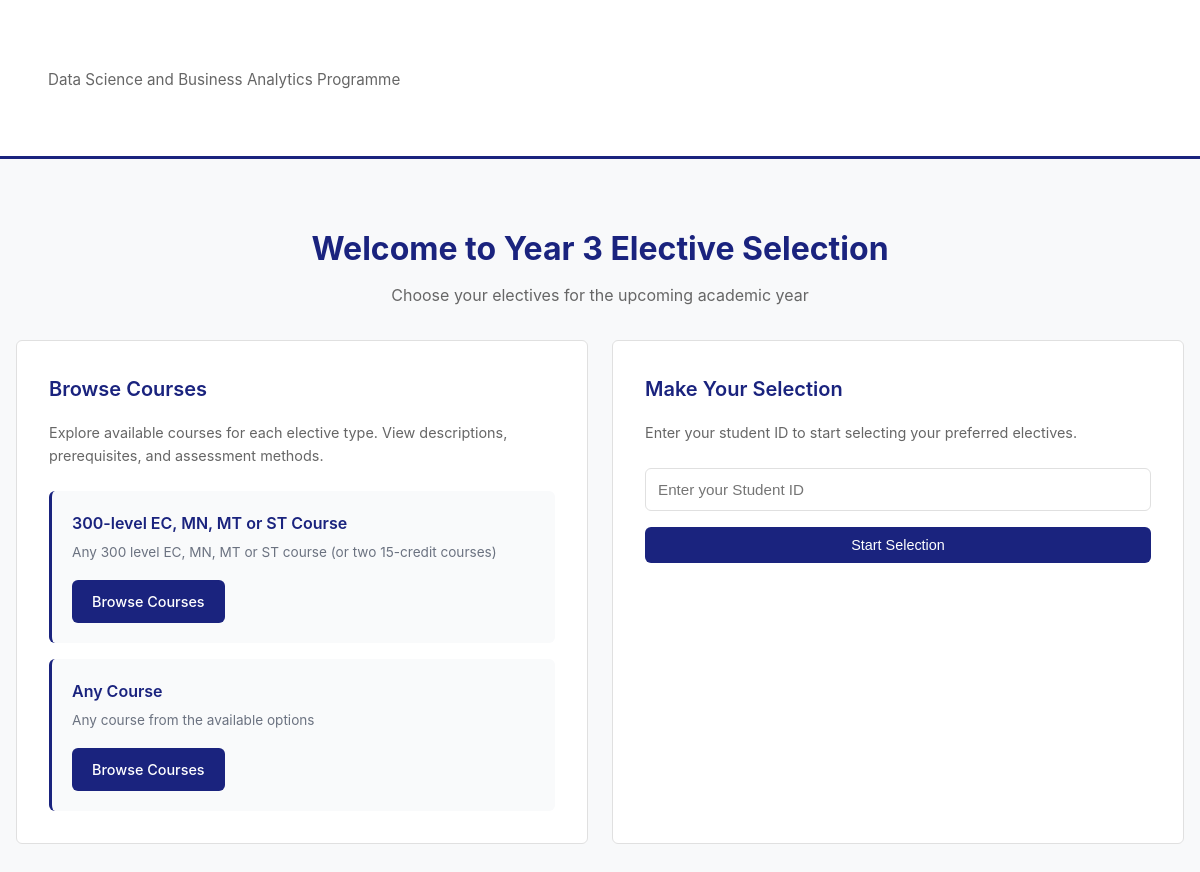
Before: / with the older database file.
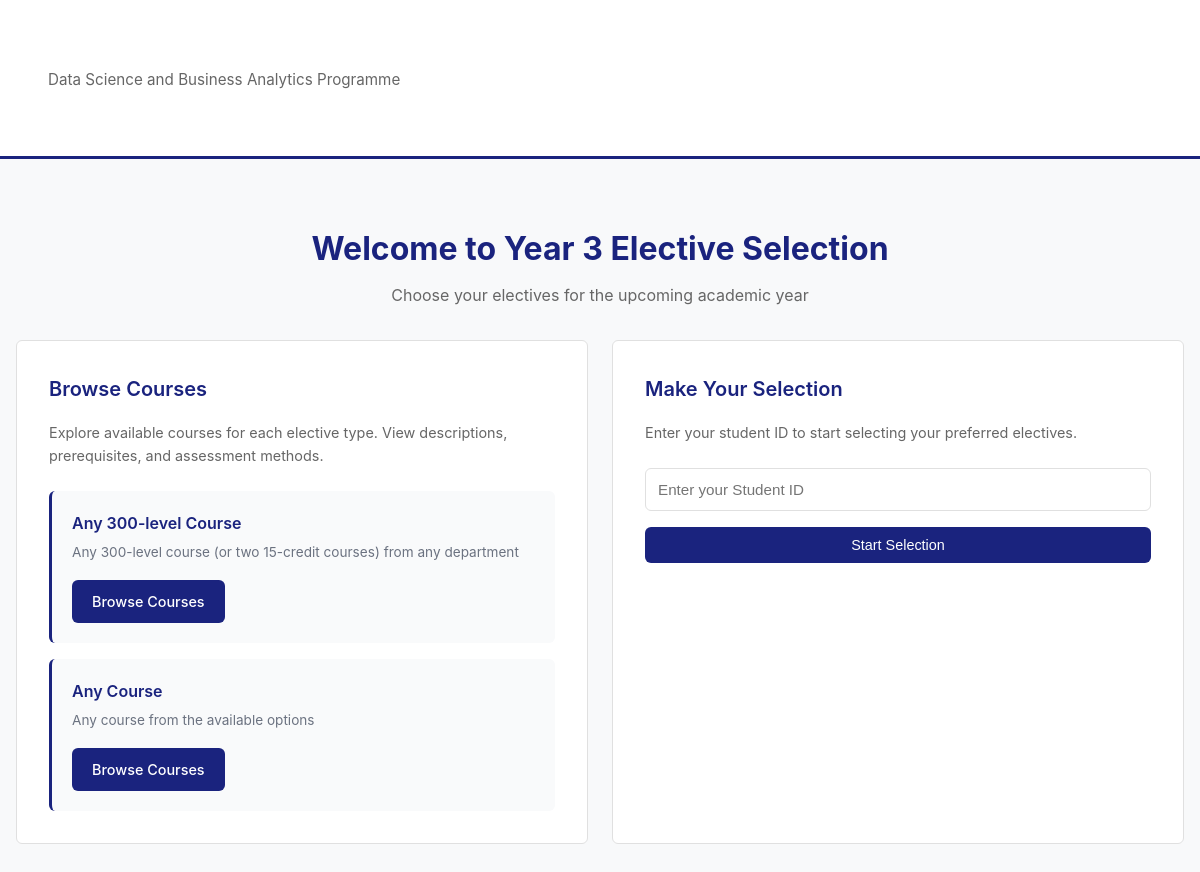
After: the same page with the newer database file.
### courses/models.py (models this page shows, shortened)
class ElectiveType(models.Model):
    name = models.CharField(max_length=200)
    description = models.TextField()
    class Meta:
        verbose_name = "Elective Type"
        verbose_name_plural = "Elective Types"

### courses/views.py (the view)
# urls.py: path('', views.home, name='home'),
def home(request):
    elective_types = ElectiveType.objects.all()
    return render(request, 'courses/home.html', {'elective_types': elective_types})

### courses/templates/courses/home.html (shortened to what this page needs)
{% extends 'courses/base.html' %}
{% block content %}
<div style="text-align: center; margin-bottom: 2rem;">
    <h1 style="font-size: 2rem; color: #1a237e; margin-bottom: 0.5rem;">Welcome to Year 3 Elective Selection</h1>
    <p style="color: #666;">Choose your electives for the upcoming academic year</p>
</div>
<div class="home-grid">
    <div class="home-card">
        <h2>Browse Courses</h2>
        <p>Explore available courses for each elective type. View descriptions, prerequisites, and assessment methods.</p>
        {% if elective_types %}
        <div class="elective-type-list">
            {% for elective_type in elective_types %}
            <div class="elective-type-item">
                <h3>{{ elective_type.name }}</h3>
                <p>{{ elective_type.description }}</p>
                <a href="{% url 'browse_courses' elective_type.id %}" class="btn">Browse Courses</a>
            </div>
            {% endfor %}
        </div>
        {% else %}
        <p style="color: #ef4444;">No elective types available. Please contact your administrator.</p>
        {% endif %}
    </div>
    <div class="home-card">
        <h2>Make Your Selection</h2>
        <p>Enter your student ID to start selecting your preferred electives.</p>
        <form method="POST" action="{% url 'select_elective_type' %}" class="student-id-form">
            <input type="text" name="student_id" placeholder="Enter your Student ID" required>
            <button type="submit" class="btn" style="width: 100%;">Start Selection</button>
        </form>
    </div>
</div>
{% endblock %}

### courses/templates/courses/base.html (shortened to what this page needs)
{% load static %}
<!DOCTYPE html>
<html lang="en">
<head>
</head>
<body>
    <header>
        <div class="container">
            <p>Data Science and Business Analytics Programme</p>
        </div>
    </header>
    <div class="container">
        {% block content %}{% endblock %}
    </div>
</body>
</html>

### courses/templates/courses/base.html (style rules this page uses)
* { margin: 0; padding: 0; box-sizing: border-box; }
body { font-family: -apple-system, BlinkMacSystemFont, 'Segoe UI', Roboto, Oxygen, Ubuntu, Cantarell, sans-serif; background: #f8f9fa; color: #333; line-height: 1.6; }
.container { max-width: 1200px; margin: 0 auto; padding: 2rem 1rem; }
header { background: white; padding: 2rem; margin-bottom: 2rem; border-bottom: 3px solid #1a237e; }
header p { color: #666; font-size: 0.95rem; }
.home-grid { display: grid; grid-template-columns: repeat(auto-fit, minmax(320px, 1fr)); gap: 1.5rem; margin-top: 2rem; }
.home-card { background: white; padding: 2rem; border-radius: 6px; border: 1px solid #e0e0e0; }
.home-card h2 { font-size: 1.25rem; color: #1a237e; margin-bottom: 1rem; font-weight: 600; }
.home-card p { color: #666; font-size: 0.9rem; margin-bottom: 1.5rem; }
.elective-type-list { display: flex; flex-direction: column; gap: 1rem; }
.elective-type-item { background: #f9fafb; padding: 1.25rem; border-radius: 6px; border-left: 3px solid #1a237e; }
.elective-type-item h3 { font-size: 1rem; color: #1a237e; margin-bottom: 0.35rem; font-weight: 600; }
.elective-type-item p { font-size: 0.85rem; color: #6b7280; margin-bottom: 1rem; }
.btn { display: inline-block; padding: 0.625rem 1.25rem; background: #1a237e; color: white; text-decoration: none; border-radius: 6px; font-size: 0.9rem; font-weight: 500; transition: all 0.2s; border: none; cursor: pointer; }
.student-id-form input { width: 100%; padding: 0.75rem; border: 1px solid #e0e0e0; border-radius: 6px; font-size: 0.95rem; margin-bottom: 1rem; }

Changed rows visible on the page:
removed ElectiveType: name "300-level EC, MN, MT or ST Course", description "Any 300 level EC, MN, MT or ST course (or two 15-credit courses)"
added ElectiveType: name "Any 300-level Course", description "Any 300-level course (or two 15-credit courses) from any department"
